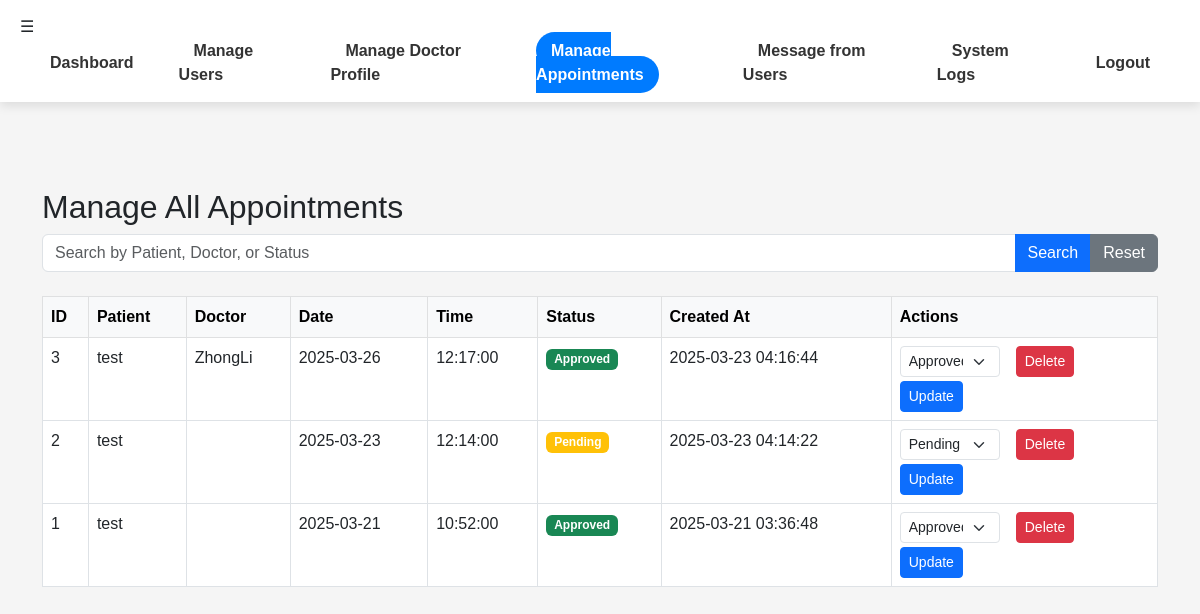
/admin/manage_appointments.php (signed in), run on the app's committed database.
### tables this page shows
CREATE TABLE `appointments` (
  `id` int(11) NOT NULL,
  `patient_id` int(11) NOT NULL,
  `doctor_id` int(11) NOT NULL,
  `appointment_date` date NOT NULL,
  `appointment_time` time NOT NULL,
  `status` enum('pending','approved','cancelled') DEFAULT 'pending',
  `created_at` timestamp NOT NULL DEFAULT current_timestamp()
);

CREATE TABLE `users` (
  `id` int(11) NOT NULL,
  `name` varchar(100) NOT NULL,
  `email` varchar(255) NOT NULL,
  `password` varchar(255) NOT NULL,
  `role` enum('admin','doctor','patient') NOT NULL,
  `created_at` timestamp NOT NULL DEFAULT current_timestamp()
);

### admin/manage_appointments.php (the view, shortened to what this page needs)
<?php
include '../includes/db.php';
$search = isset($_GET['search']) ? trim($_GET['search']) : "";
$sql = "
    SELECT a.id,
           p.name AS patient,
           d.name AS doctor,
           a.appointment_date,
           a.appointment_time,
           a.status,
           a.created_at
    FROM appointments a
    LEFT JOIN users p ON a.patient_id = p.id AND p.role = 'patient'
    LEFT JOIN users d ON a.doctor_id = d.id AND d.role = 'doctor'
    WHERE p.name LIKE ? OR d.name LIKE ? OR a.status LIKE ?
    ORDER BY a.appointment_date DESC, a.appointment_time ASC
";
$stmt = $conn->prepare($sql);
$search_param = "%$search%";
$stmt->bind_param("sss", $search_param, $search_param, $search_param);
$stmt->execute();
$appointments = $stmt->get_result();
?>
<!DOCTYPE html>
<html lang="en">
<head>
    <link rel="stylesheet" href="https://cdn.jsdelivr.net/npm/bootstrap@5.3.0/dist/css/bootstrap.min.css">
</head>
<body>
<?php include '../includes/navbar.php'; ?>
<div class="container mt-5" style="padding-top: 70px;">
    <h2>Manage All Appointments</h2>
    <form method="GET" class="mb-4">
        <div class="input-group">
            <input type="text" name="search" class="form-control" placeholder="Search by Patient, Doctor, or Status" value="<?= htmlspecialchars($search) ?>">
            <button type="submit" class="btn btn-primary">Search</button>
            <a href="manage_appointments.php" class="btn btn-secondary">Reset</a>
        </div>
    </form>
    <?php if ($appointments && $appointments->num_rows > 0) { ?>
        <div class="table-responsive">
            <table class="table table-bordered table-hover">
                <thead class="table-light">
                    <tr>
                        <th>ID</th>
                        <th>Patient</th>
                        <th>Doctor</th>
                        <th>Date</th>
                        <th>Time</th>
                        <th>Status</th>
                        <th>Created At</th>
                        <th>Actions</th>
                    </tr>
                </thead>
                <tbody>
                    <?php while ($row = $appointments->fetch_assoc()) { ?>
                        <tr>
                            <td><?= htmlspecialchars($row['id']); ?></td>
                            <td><?= htmlspecialchars($row['patient']); ?></td>
                            <td><?= htmlspecialchars($row['doctor']); ?></td>
                            <td><?= htmlspecialchars($row['appointment_date']); ?></td>
                            <td><?= htmlspecialchars($row['appointment_time']); ?></td>
                            <td>
                                <span class="badge <?=
                                    $row['status'] == 'approved' ? 'bg-success' :
                                    ($row['status'] == 'cancelled' ? 'bg-danger' : 'bg-warning');
                                ?>">
                                    <?= ucfirst(htmlspecialchars($row['status'])); ?>
                                </span>
                            </td>
                            <td><?= htmlspecialchars($row['created_at']); ?></td>
                            <td>
                                <div class="d-flex gap-2">
                                    <form method="POST" class="me-2">
                                        <select name="status" class="form-select form-select-sm" style="width: 100px;">
                                            <option value="pending" <?= $row['status'] == 'pending' ? 'selected' : ''; ?>>Pending</option>
                                            <option value="approved" <?= $row['status'] == 'approved' ? 'selected' : ''; ?>>Approved</option>
                                        </select>
                                        <button type="submit" name="update_status" class="btn btn-primary btn-sm mt-1">Update</button>
                                    </form>
                                    <form method="POST" onsubmit="return confirm('Are you sure you want to delete this appointment?');">
                                        <button type="submit" name="delete_appointment" class="btn btn-danger btn-sm">Delete</button>
                                    </form>
                                </div>
                            </td>
                        </tr>
                    <?php } ?>
                </tbody>
            </table>
        </div>
    <?php } else { ?>
        <div class="alert alert-info">No appointments found in the system.</div>
    <?php } ?>
</div>
</body>
</html>

### includes/navbar.php (style rules this page uses)
body { font-family: 'Arial', sans-serif; margin: 0; padding: 0; background-color: #f5f5f5; padding-top: 70px; }

### data on the page
appointments: id "3", patient.name "test", users.name "ZhongLi", appointment_date "2025-03-26", appointment_time "12:17:00", status "Approved", created_at "2025-03-23 04:16:44"
appointments: id "2", patient.name "test", appointment_date "2025-03-23", appointment_time "12:14:00", status "Pending", created_at "2025-03-23 04:14:22"
appointments: id "1", patient.name "test", appointment_date "2025-03-21", appointment_time "10:52:00", status "Approved", created_at "2025-03-21 03:36:48"
